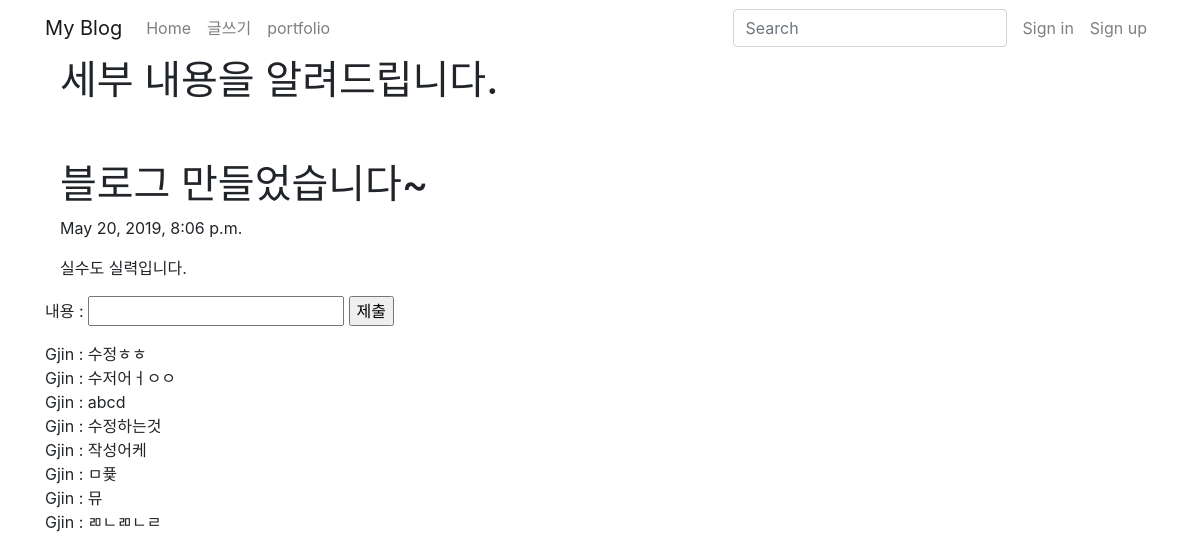
The page /blog/1 on the database its author committed.
### blog/models.py (models this page shows, shortened)
class Blog(models.Model):
    title = models.CharField(max_length = 200)
    pub_date = models.DateTimeField('date published')
    body = models.TextField()

class Comment(models.Model):
    post = models.ForeignKey(Blog, on_delete = models.CASCADE, related_name = "comments")
    user = models.ForeignKey(User, on_delete = models.CASCADE)
    body = models.CharField(max_length = 500)

### blog/views.py (the view)
# urls.py: path('<int:blog_id>', views.detail, name="detail"),
def detail(request, blog_id):
    details = get_object_or_404(Blog, pk=blog_id)
    return render(request, 'detail.html', {'detail' : details})

### templates/detail.html (shortened to what this page needs)
{% extends 'base.html' %}
{% block body%}
<div class="container">
        <h1>세부 내용을 알려드립니다.</h1>
        <br><br>
        <h1>{{detail.title}}</h1>
        <p>{{detail.pub_date}}</p>
        <p>{{detail.body}}</p>
    </div>
<form action="{% url 'comment_add' detail.id %}" method="POST">
    내용 : <input type = "text" name = "body">
    <input type = "submit" value="제출">
</form>
{% for comment in detail.comments.all %}
    {{comment.user.username}} : {{comment.body}}
    <br>
{% endfor %}
{% endblock %}

### templates/base.html (shortened to what this page needs)
<html>
<head>
    <link rel="stylesheet" href="https://stackpath.bootstrapcdn.com/bootstrap/4.3.1/css/bootstrap.min.css">
</head>
<body>
  <nav class="navbar navbar-expand-lg navbar-light">
    <div class="container">
      <a href="#" class="navbar-brand" href="/">My Blog</a>
      <div class="collapse navbar-collapse" id="globalNavbar">
        <form class="form-inline form-navbar my-2 my-lg-0 order-2" action="#">
          <input class="form-control" name="s" type="text" placeholder="Search"/>
        </form>
        <ul class="navbar-nav mr-auto order-1">
          <li class="nav-item"><a class="nav-link" href="{% url 'home' %}">Home</a></li>
          <li class="nav-item"><a class="nav-link" href="{% url 'new' %}">글쓰기</a></li>
          <li class="nav-item"><a class="nav-link" href="{% url 'portfolio' %}">portfolio</a></li>
        </ul>
        <ul class="navbar-nav d-none d-lg-flex ml-2 order-3">
          {% if user.is_authenticated %}
          <li class="nav-item"><a class="nav-link" href="#">{{user.username}} 님!</a></li>
          <li class="nav-item"><a class="nav-link" href="javascript:{document.getElementById('logout').submit()}">로그아웃</a></li>
          <form id="logout" method="POST" action="{% url 'logout' %}">
              {% csrf_token %} <input type="hidden" />
          </form>
          {% else %}
          <li class="nav-item"><a class="nav-link" href="{% url 'login' %}">Sign in</a></li>
          <li class="nav-item"><a class="nav-link" href="{% url 'signup' %}">Sign up</a></li>
          {% endif %}
        </ul>
      </div>
    </div>
    </nav>
    <div class="container">
      {% block body%}
      {% endblock %}
    </div>
    </body>
</html>

### rows shown on the page
Blog: title "블로그 만들었습니다~", pub_date "May 20, 2019, 8:06 p.m.", body "실수도 실력입니다."
Comment: user.username "Gjin", body "수정ㅎㅎ"
Comment: user.username "Gjin", body "수저어ㅓㅇㅇ"
Comment: user.username "Gjin", body "abcd"
Comment: user.username "Gjin", body "수정하는것"
Comment: user.username "Gjin", body "작성어케"
Comment: user.username "Gjin", body "ㅁ퓿"
Comment: user.username "Gjin", body "뮤"
Comment: user.username "Gjin", body "ㄻㄴㄻㄴㄹ"
